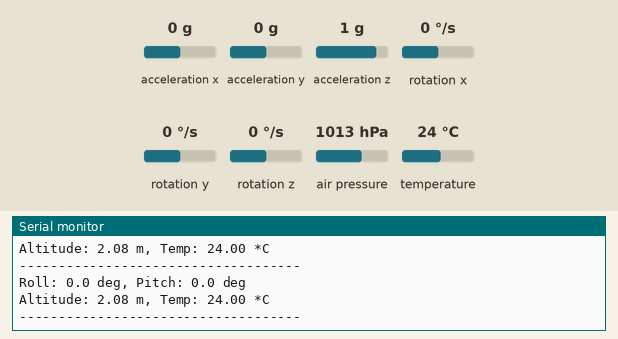
Recording of a sketch running on a simulated Arduino Uno, built with avr-gcc and run on an emulated ATmega328P. On the bench: the last lines printed to the serial monitor. The inputs (shaded band) are chosen by the test bench; at power-on: acceleration x 0 g, acceleration y 0 g, acceleration z 1 g, air pressure 1013 hPa, temperature 24 °C, rotation x 0 °/s, rotation y 0 °/s, rotation z 0 °/s.

Above: at 1.2 s.
1.3 s: acceleration x set to -1.4 g
At 2.6 s:
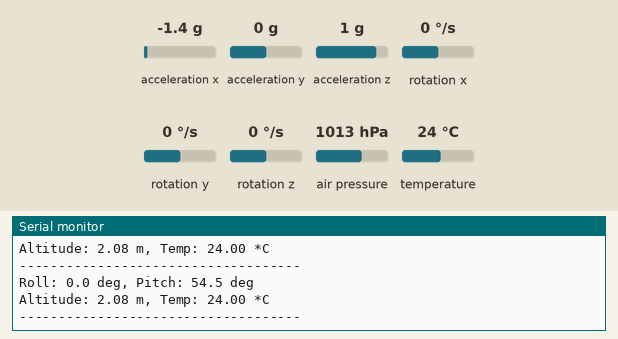
2.8 s: acceleration y set to -1.4 g
At 3.8 s:
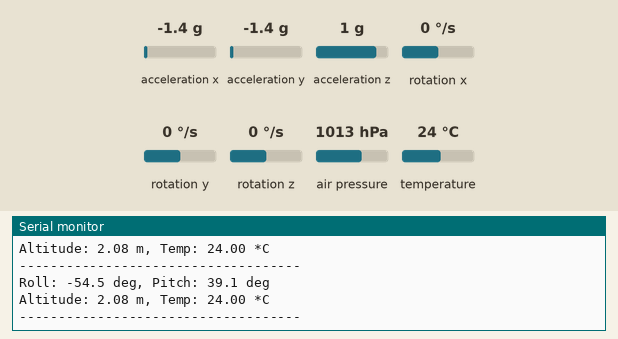
4.3 s: acceleration z set to -1.4 g
At 5.6 s:
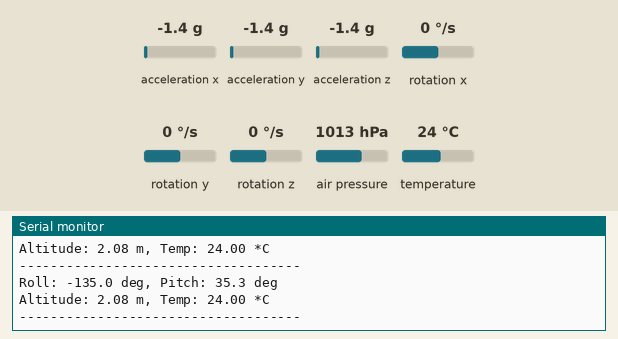
5.8 s: air pressure set to 952 hPa
At 6.9 s:
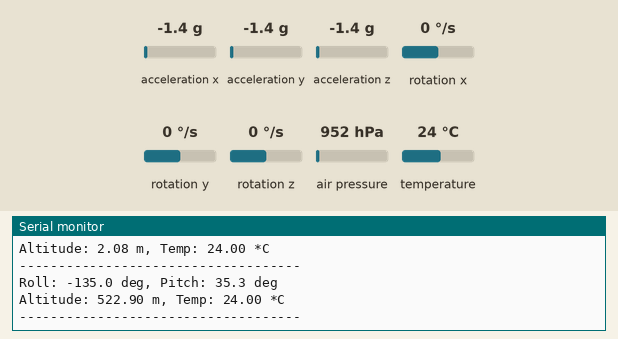
7.3 s: temperature set to 12 °C
At 8.9 s:
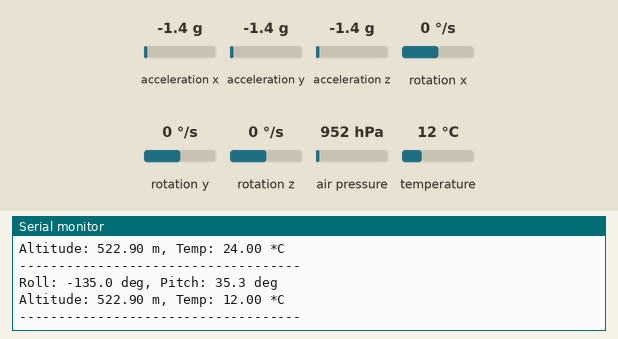
Timing chart, 0 to 9.8 s (numbered marks = the images above; inputs shaded):
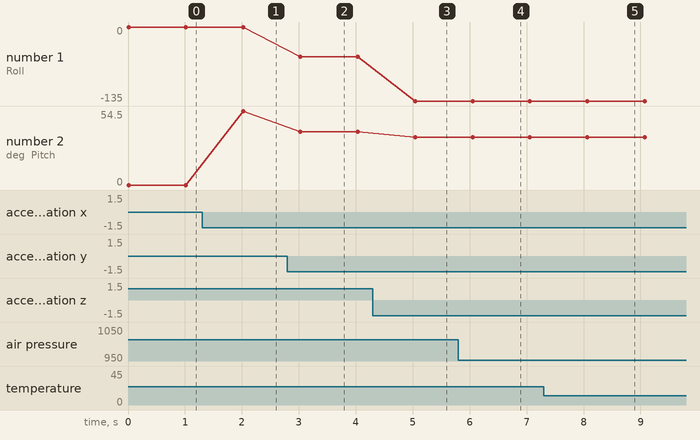

Measured:
- after the input at 1.3 s, the serial monitor: prints a new line after 0.72 s (image 1)
- after the input at 2.8 s, the serial monitor: prints a new line after 0.23 s (image 2)
- after the input at 4.3 s, the serial monitor: prints a new line after 0.74 s (image 3)
- after the input at 5.8 s, the serial monitor: prints a new line after 0.26 s (image 4)
- after the input at 7.3 s, the serial monitor: prints a new line after 0.77 s (image 5)
- plotted number 1: 0 → -54.5 after the input at 2.8 s, -54.5 → -135 after the input at 4.3 s
- plotted number 2: 0 → 54.5 after the input at 1.3 s, 54.5 → 39.1 after the input at 2.8 s, 39.1 → 35.3 after the input at 4.3 s

The sketch:

ArduMegaFlight_Computer.ino
```cpp
#include <Wire.h>
#include <Adafruit_MPU6050.h>
#include <Adafruit_BME280.h>
#include <Adafruit_Sensor.h>

// Create sensor objects
Adafruit_MPU6050 mpu;
Adafruit_BME280 bme;

void setup() {
  Serial.begin(115200);
  Serial.println("Flight Computer Sensor Test...");

  // Initialize MPU6050
  if (!mpu.begin()) {
    Serial.println("Failed to find MPU6050 chip. Check wiring!");
    while (1) delay(10);
  }
  Serial.println("MPU6050 Found!");

  // Initialize BME280
  if (!bme.begin(0x76)) { // I2C address is usually 0x77 or 0x76
    Serial.println("Could not find a valid BME280 sensor, check wiring!");
    while (1) delay(10);
  }
  Serial.println("BME280 Found!");
  Serial.println("------------------------------------");
}

void loop() {
  // Get MPU6050 data
  sensors_event_t a, g, temp;
  mpu.getEvent(&a, &g, &temp);

  // --- Print Angles ---
  float roll = atan2(a.acceleration.y, a.acceleration.z) * 180.0 / PI;
  float pitch = atan2(-a.acceleration.x, sqrt(a.acceleration.y * a.acceleration.y + a.acceleration.z * a.acceleration.z)) * 180.0 / PI;

  Serial.print("Roll: ");
  Serial.print(roll, 1);
  Serial.print(" deg, Pitch: ");
  Serial.print(pitch, 1);
  Serial.println(" deg");

  // --- Print BME280 Data ---
  Serial.print("Altitude: ");
  Serial.print(bme.readAltitude(1013.25)); // 1013.25 is standard sea level pressure
  Serial.print(" m, Temp: ");
  Serial.print(bme.readTemperature());
  Serial.println(" *C");

  Serial.println("------------------------------------");
  delay(1000);
}
```
